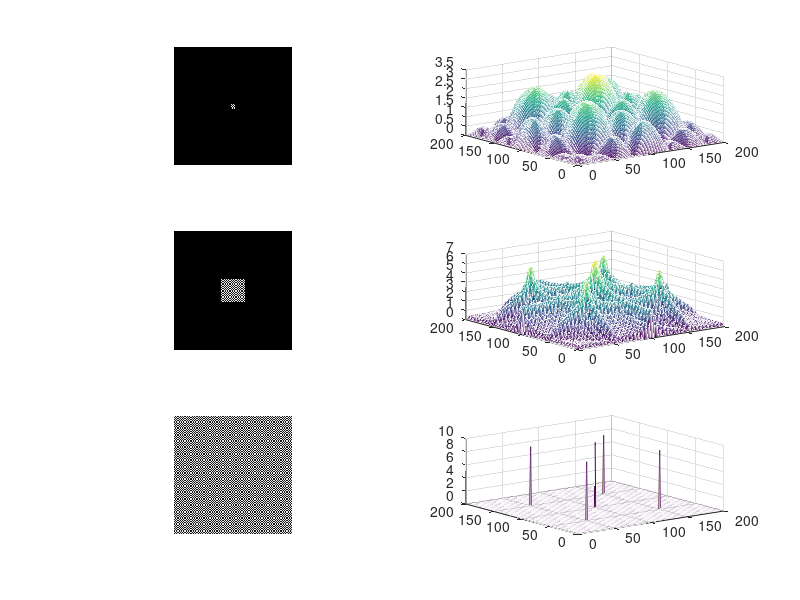

This chart was generated by the following MATLAB code:
close all;
clear all;
clc;

L=200;
l=0.5*L;
x=zeros(4,4);
x(1,1)=0.9;
x(2,2)=0.9;
x(2,1)=0.9;
x(1,2)=0.9;
x(3,3)=0.9;
x(4,4)=0.9;
x(3,4)=0.9;
x(4,3)=0.9;
x(1,3)=0.1;
x(2,4)=0.1;
x(2,3)=0.1;
x(1,4)=0.1;
x(2,3)=0.1;
x(3,1)=0.1;
x(4,2)=0.1;
x(3,2)=0.1;
x(4,1)=0.1;
y1=repmat(x,50,50);

myfft1=fft2(y1);                      % 信号的傅利叶变换;
myamplitude1=abs(myfft1);            % 信号的幅度谱;
myphase1=angle(myfft1);              % 信号的相位谱;
mylogamplitude1=fftshift(log(1+myamplitude1));   % 幅度谱取log;

subplot(325)
imshow(y1)
subplot(326)
mesh(mylogamplitude1);figure(gcf);

%y2=0.9.*ones(200,200);
y2=zeros(200,200);
yf2=repmat(x,10,10);
y2(81:120,81:120)=yf2;

myfft2=fft2(y2);                      % 信号的傅利叶变换;
myamplitude2=abs(myfft2);            % 信号的幅度谱;
myphase2=angle(myfft2);              % 信号的相位谱;
mylogamplitude2=fftshift(log(1+myamplitude2));   % 幅度谱取log;


subplot(323)
imshow(y2)
subplot(324)
mesh(mylogamplitude2);figure(gcf);


%y3=0.9.*ones(200,200);
y3=zeros(200,200);
yf3=repmat(x,2,2);
y3(97:104,97:104)=yf3;

myfft3=fft2(y3);                      % 信号的傅利叶变换;
myamplitude3=abs(myfft3);            % 信号的幅度谱;
myphase3=angle(myfft3);              % 信号的相位谱;
mylogamplitude3=fftshift(log(1+myamplitude3));   % 幅度谱取log;


subplot(321)
imshow(y3)
subplot(322)
mesh(mylogamplitude3);figure(gcf);
